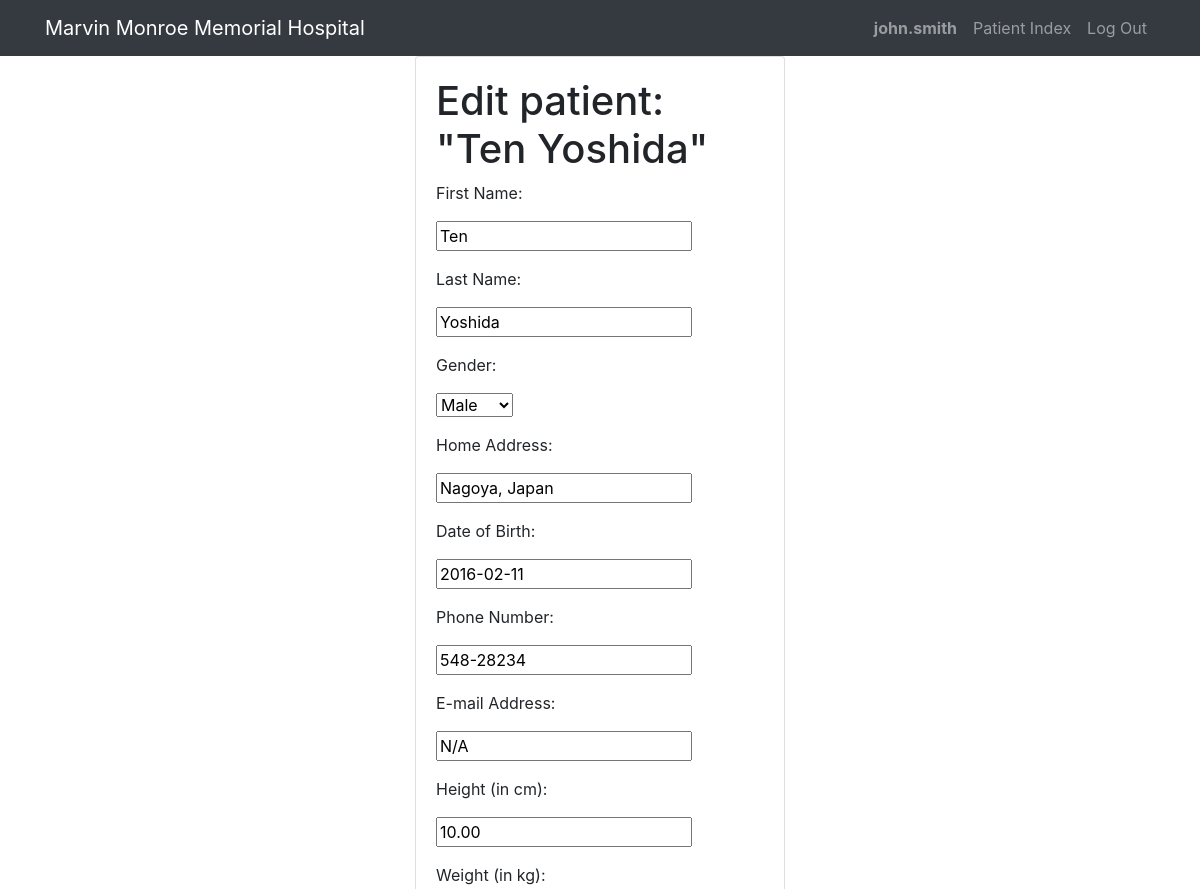
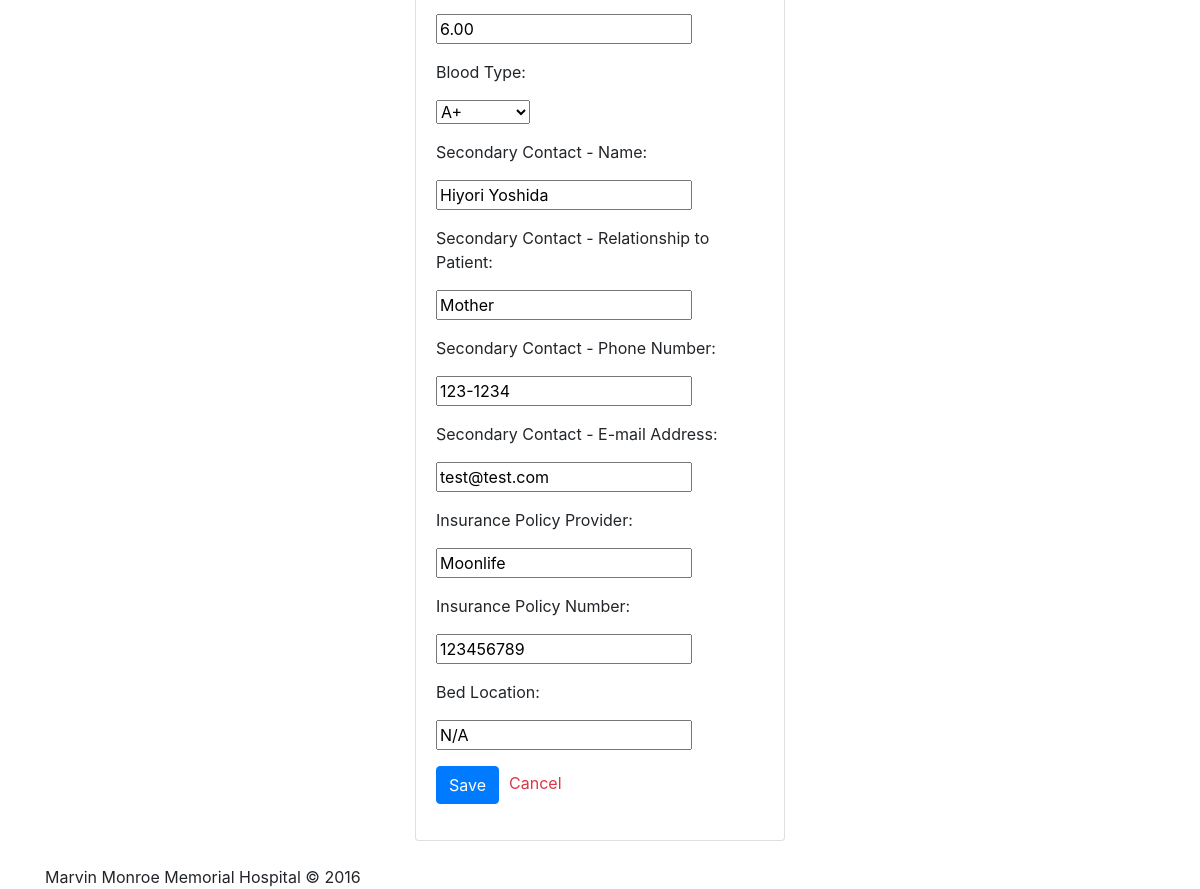
Page /editpatient/1 (signed in) on the committed database (2 pictures, top to bottom).
### hms/models.py (models this page shows, shortened)
class User(AbstractUser):
    pass

class Patient(models.Model):
    GENDER_CHOICES = [
        ('M', 'Male'),
        ('F', 'Female'),
        ('O', 'Other')
    ]
    BLOOD_TYPES = [
        ('APOS', 'A+'),
        ('ANEG', 'A-'),
        ('BPOS', 'B+'),
        ('BNEG', 'B-'),
        ('OPOS', 'O+'),
        ('ONEG', 'O-'),
        ('ABPOS', 'AB+'),
        ('ABNEG', 'AB-'),
        ('UNKNOWN', 'Unknown')
    ]
    first_name = models.CharField(max_length=200, blank=True, default='N/A')
    last_name = models.CharField(max_length=200, blank=True, default='N/A')
    gender = models.CharField(max_length=100, null=True, blank=True, default='Other', choices=GENDER_CHOICES)
    address = models.CharField(max_length=400, blank=True, default='N/A')
    birth_date = models.DateField(null=True, blank=True, default='N/A')
    phone = models.CharField(max_length=200, blank=True, default='N/A')
    email = models.CharField(max_length=200, blank=True, default='N/A')
    avatar = models.ImageField(null=True, blank=True)
    height_cm = models.DecimalField(default="0.00", decimal_places=2, max_digits=5, blank=True, null=True)
    weight_kg = models.DecimalField(default="0.00", decimal_places=2, max_digits=50, blank=True, null=True)
    blood_type = models.CharField(max_length=100, null=True, default="Unknown", choices=BLOOD_TYPES)
    contact_name = models.CharField(max_length=200, blank=True, default='N/A')
    contact_relationship = models.CharField(max_length=200, blank=True, default='N/A')
    contact_phone = models.CharField(max_length=200, blank=True, default='N/A')
    contact_email = models.CharField(max_length=200, blank=True, default='N/A')
    insurance_policy_provider = models.CharField(max_length=200, blank=True, default='N/A')
    insurance_policy_number = models.CharField(max_length=200, blank=True, default='N/A')
    bed_location = models.CharField(max_length=200, blank=True, default='N/A')
    timestamp = models.DateTimeField(auto_now_add=True)

### hms/views.py (the view)
# urls.py: path("editpatient/<str:patient_pk>", views.editpatient, name="editpatient"),
@login_required(login_url='login') # From https://docs.djangoproject.com/en/dev/ref/settings/#login-redirect-url
def editpatient(request, patient_pk):
    if request.method == "POST":
        form = EditPatientForm(request.POST, request.FILES)
        if form.is_valid():
            patient = Patient.objects.get(id=patient_pk)
            patient.first_name = form.cleaned_data["first_name"]
            patient.last_name = form.cleaned_data["last_name"]
            patient.gender = form.cleaned_data["gender"]
            patient.address = form.cleaned_data["address"]
            patient.birth_date = form.cleaned_data["birth_date"]
            patient.phone = form.cleaned_data["phone"]
            patient.email = form.cleaned_data["email"]
            patient.height_cm = form.cleaned_data["height_cm"]
            patient.weight_kg = form.cleaned_data["weight_kg"]
            patient.blood_type = form.cleaned_data["blood_type"]
            patient.contact_name = form.cleaned_data["contact_name"]
            patient.contact_relationship = form.cleaned_data["contact_relationship"]
            patient.contact_phone = form.cleaned_data["contact_phone"]
            patient.contact_email = form.cleaned_data["contact_email"]
            patient.insurance_policy_provider = form.cleaned_data["insurance_policy_provider"]
            patient.insurance_policy_number = form.cleaned_data["insurance_policy_number"]
            patient.bed_location = form.cleaned_data["bed_location"]
            patient.save()
            return HttpResponseRedirect(reverse("patient", args=(patient_pk)))
    else:
        view = "editpatient"
        title = "patient"
        patient = Patient.objects.get(id=patient_pk)
        form = EditPatientForm(initial={
            'first_name': patient.first_name,
            'last_name': patient.last_name,
            'gender': patient.gender,
            'address': patient.address,
            'birth_date': patient.birth_date,
            'phone': patient.phone,
            'email': patient.email,
            'height_cm': patient.height_cm,
            'weight_kg': patient.weight_kg,
            'blood_type': patient.blood_type,
            'contact_name': patient.contact_name,
            'contact_relationship': patient.contact_relationship,
            'contact_phone': patient.contact_phone,
            'contact_email': patient.contact_email,
            'insurance_policy_provider': patient.insurance_policy_provider,
            'insurance_policy_number': patient.insurance_policy_number,
            'bed_location': patient.bed_location
        })
        element = patient
        element_name = patient.first_name + " " + patient.last_name
        context = {"view": view, "title": title, "form": form, "element": element, "element_name": element_name, "patient": patient}
        return render(request, "hms/edit.html", context)

### hms/templates/hms/edit.html (shortened to what this page needs)
{% extends "hms/layout.html" %}
{% load static %}
{% block body %}
<div class="col-md-4 offset-md-4">
    <div class="card card-body">
        <h1>Edit {{ title }}: "{{ element_name }}"</h1>
        <form action="{% url view element.id %}" enctype="multipart/form-data" method="post">
			{% for field in form  %}
                <div class="form-group">
                    <label>{{ field.label_tag }}</label>
                    <div class="your need">{{ field }} </div>
                </div>
			{% endfor %}
            <p><input type="submit" class="btn btn-primary" value="Save"><a href="javascript:history.back();" class="text-danger" id="cancel">Cancel</a></p>
        </form>
    </div>
</div>
{% endblock %}

### hms/templates/hms/layout.html (shortened to what this page needs)
{% load static %}
<!DOCTYPE html>
<html>
<head>
    <link rel="stylesheet" href="https://stackpath.bootstrapcdn.com/bootstrap/4.3.1/css/bootstrap.min.css">
    <link rel="stylesheet" href="{% static 'styles.css' %}">
</head>
<body>
    <nav class="navbar navbar-dark navbar-expand-sm bg-dark">
        <div class="container">
            <a class="navbar-brand" href="{% url 'index' %}">Marvin Monroe Memorial Hospital</a>
            <div class="collapse navbar-collapse">
                <ul class="nav navbar-nav ml-auto">
                    {% if user.is_authenticated %}
                        <li class="nav-item">
                            <a class="nav-link" href=""><strong>{{ user.username }}</strong></a>
                        </li>
                    {% endif %}
                    {% if user.is_authenticated %}
                        <li class="nav-item">
                            <a class="nav-link" href="{% url 'patientindex' %}">Patient Index</a>
                        </li>
                        <li class="nav-item">
                            <a class="nav-link" href="{% url 'logout' %}">Log Out</a>
                        </li>
                    {% endif %}
                </ul>
            </div>
        </div>
    </nav>
    <div class="body">
        {% block body %}
        {% endblock %}
    </div>
    <br>
    <footer class="site-footer">
        <div class="row">
            <div class="container">
                <span>Marvin Monroe Memorial Hospital © 2016</span>
            </div>
        </div>
    </footer>
</body>
</html>

### hms/static/styles.css (style rules this page uses)
#cancel { padding-left: 10px; padding-right: 20px; padding-top: 30px; padding-bottom: 10px; }

### rows in the picture
User: username "john.smith"
Patient: form "Ten" "Yoshida" "Male" "Nagoya, Japan" "2016-02-11" "548-28234" "N/A" "10.00" "6.00" "A+" "Hiyori Yoshida" "Mother" "123-1234" "test@test.com" "Moonlife" "123456789" "N/A"

### other values in the picture
{{ title }} "patient"
{{ element_name }} "Ten Yoshida"
{{ field.label_tag }} "First Name:" "Last Name:" "Gender:" "Home Address:" "Date of Birth:" "Phone Number:" "E-mail Address:" "Height (in cm):" "Weight (in kg):" "Blood Type:" "Secondary Contact - Name:" "Secondary Contact - Relationship to Patient:" "Secondary Contact - Phone Number:" "Secondary Contact - E-mail Address:" "Insurance Policy Provider:" "Insurance Policy Number:" "Bed Location:"
